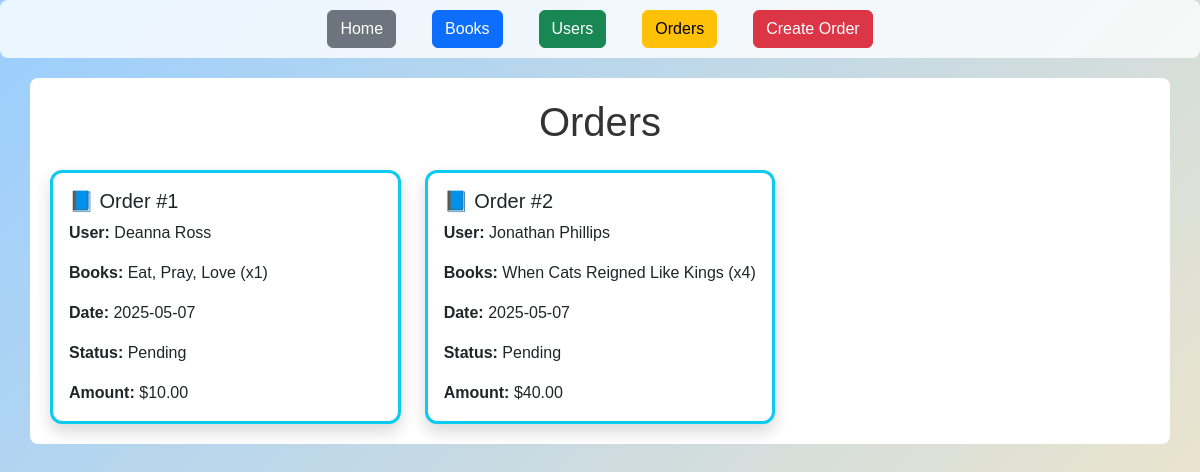
The page /orders on the database its author committed.
### models/order.py (models this page shows)
class Order(db.Model):
    __tablename__ = 'orders'
    id = db.mapped_column(Integer, primary_key=True)
    user_id = db.mapped_column(Integer, ForeignKey('user.id'))
    date_created = db.mapped_column(DateTime)
    date_completed = db.mapped_column(DateTime, nullable=True)
    amount = db.mapped_column(Float, nullable=False)
    user = relationship("User", back_populates="orders")
    items = relationship("Orderbook", back_populates="order")

### models/user.py (models this page shows)
class User(db.Model):
    __tablename__ = 'user'
    id = db.mapped_column(Integer, primary_key=True)
    name = db.mapped_column(String)
    phone = db.mapped_column(String)
    orders = db.relationship("Order", back_populates='user')

### models/orderbook.py (models this page shows)
class Orderbook(db.Model):  # renamed to match your __all__ import
    __tablename__ = 'orderbook'
    book_id = db.mapped_column(ForeignKey("book.id"), primary_key=True)
    order_id = db.mapped_column(ForeignKey("orders.id"), primary_key=True)
    quantity = db.mapped_column(Integer, nullable=False)
    book = relationship("Book")
    order = relationship("Order", back_populates="items")

### models/book.py (models this page shows)
class Book(db.Model):
    __tablename__ = 'book'
    id = db.mapped_column(Integer, primary_key=True)
    title = db.mapped_column(String)
    author = db.mapped_column(String)
    quantity = db.mapped_column(Integer, default=0)
    physical = db.mapped_column(Boolean, default=False)
    genre_id = db.mapped_column(Integer, ForeignKey('genre.id'))
    genre = relationship("Genre", back_populates="books")

### app.py (the view)
@app.route("/orders")
def orders():
    orders = db.session.execute(db.select(Order)).scalars().all()
    return render_template("orders.html", orders=orders)

### templates/orders.html (shortened to what this page needs)
{% extends "base.html" %}
{% block content %}
<h1 class="text-center mb-4">Orders</h1>
<div class="row row-cols-1 row-cols-sm-2 row-cols-md-3 g-4">
    {% for order in orders %}
    <div class="col">
        <a href="{{ url_for('order_details', order_id=order.id) }}" class="text-decoration-none text-dark">
            <div class="card shadow h-100 border border-3 border-info" style="border-radius: 12px; transition: transform 0.2s ease;">
                <div class="card-body">
                    <h5 class="card-title">📘 Order #{{ order.id }}</h5>
                    <p class="card-text"><strong>User:</strong> {{ order.user.name if order.user else 'N/A' }}</p>
                    <p class="card-text"><strong>Books:</strong>
                        {% for item in order.items %}
                            {{ item.book.title }} (x{{ item.quantity }}){% if not loop.last %}, {% endif %}
                        {% endfor %}
                    </p>
                    <p class="card-text"><strong>Date:</strong> {{ order.date_created.strftime('%Y-%m-%d') }}</p>
                    <p class="card-text"><strong>Status:</strong> {{ order.date_completed.strftime('%Y-%m-%d') if order.date_completed else 'Pending' }}</p>
                    <p class="card-text"><strong>Amount:</strong> ${{ "%.2f"|format(order.amount) }}</p>
                </div>
            </div>
        </a>
    </div>
    {% endfor %}
</div>
{% endblock %}

### templates/base.html (style rules this page uses)
body { font-family: "Arial", sans-serif; background: linear-gradient(135deg, #9aceff 0%, #fae8c4 100%); background-repeat: no-repeat; background-size: cover; background-attachment: fixed; color: #333; }

### rows shown on the page
Order: id "1", user "Deanna Ross", date_created "2025-05-07", date_completed "Pending", amount "10.00"
Orderbook: book "Eat, Pray, Love", quantity "1"
Order: id "2", user "Jonathan Phillips", date_created "2025-05-07", date_completed "Pending", amount "40.00"
Orderbook: book "When Cats Reigned Like Kings", quantity "4"
